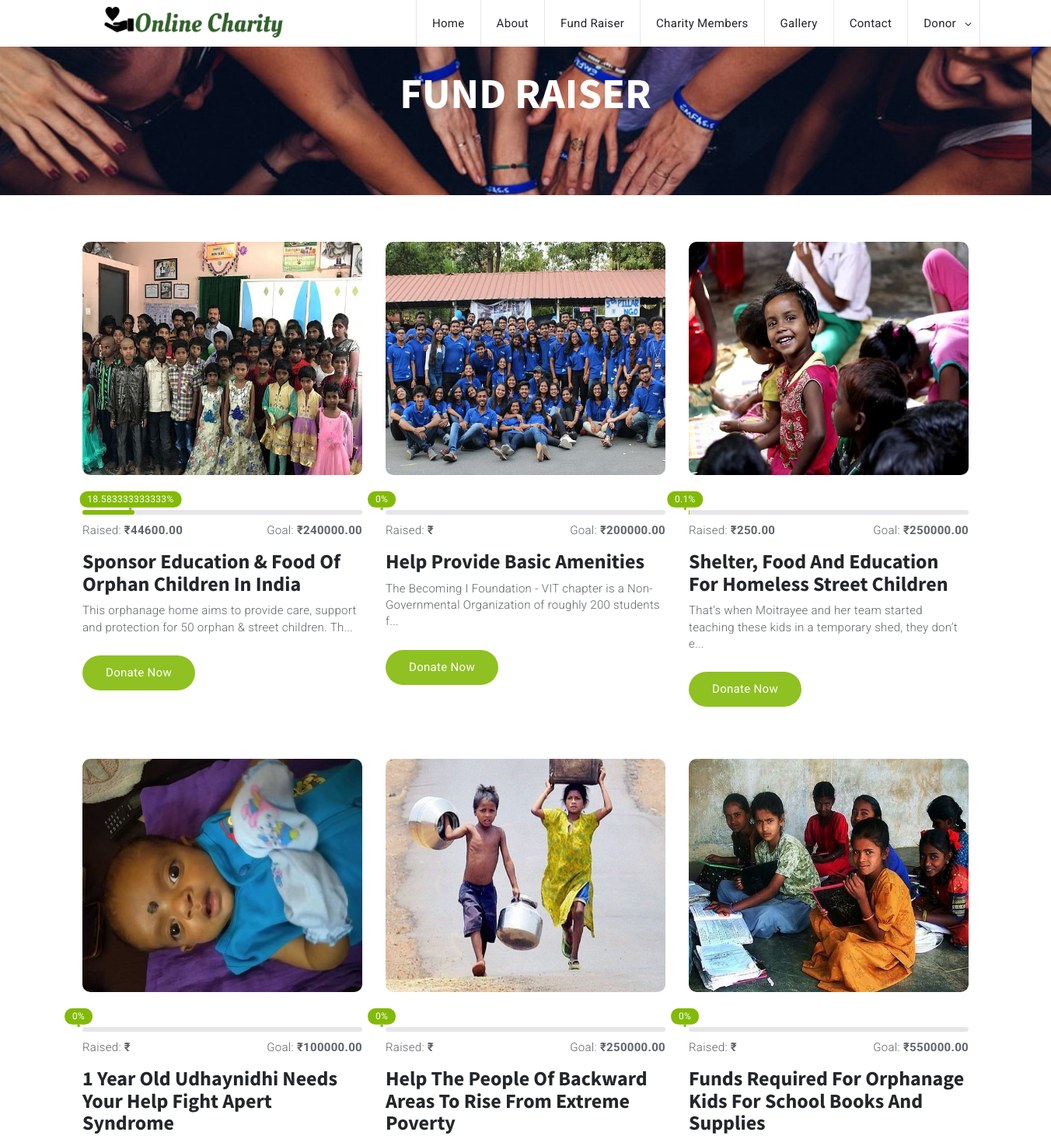
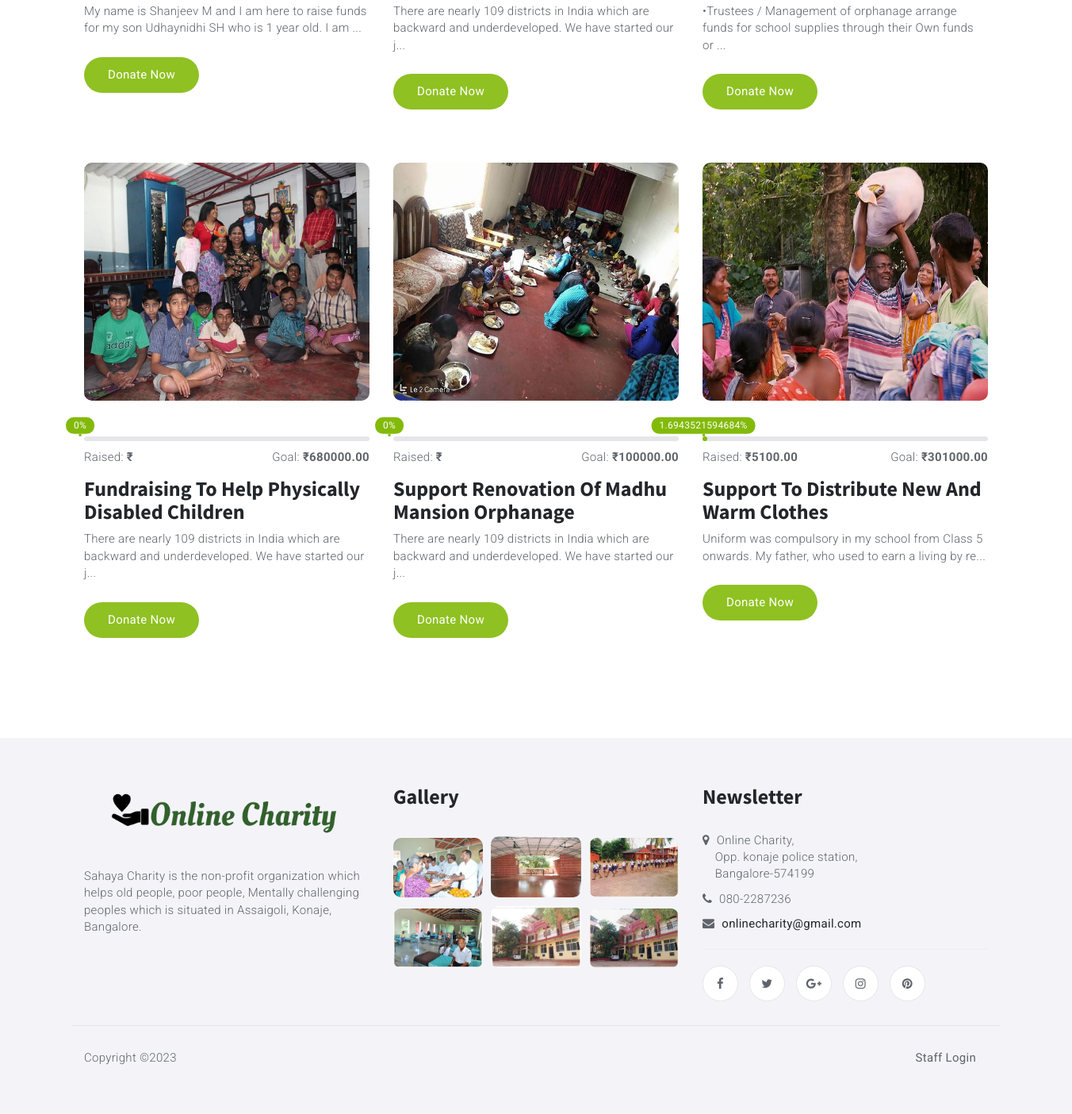
The app's page /fundraiser.php with its own data (2 pictures, top to bottom).
### tables this page shows
CREATE TABLE `fund_raiser` (
  `fund_raiser_id` int(10) NOT NULL,
  `title` varchar(100) NOT NULL,
  `banner_img` varchar(100) NOT NULL,
  `fund_raiser_description` text NOT NULL,
  `fund_amount` float(10,2) NOT NULL,
  `start_date` date NOT NULL,
  `end_date` date NOT NULL,
  `status` varchar(10) NOT NULL
);

CREATE TABLE `photo` (
  `photo_id` int(10) NOT NULL,
  `album_id` int(10) NOT NULL,
  `photo_title` varchar(50) NOT NULL,
  `photo` varchar(100) NOT NULL,
  `photo_description` text NOT NULL,
  `status` varchar(10) NOT NULL
);

### fundraiser.php (the view, shortened to what this page needs)
<?php
include("header.php");
?>
</header>
<div id="cta" class="section">
<div class="section-bg" style="background-image: url(img/charity/downloadfile.jpg);" data-stellar-background-ratio="0.5"></div>
<div class="container">
<div class="row">
<div class="col-md-offset-2 col-md-8">
<div class="cta-content text-center">
<h1>FUND RAISER</h1>
</div>
</div>
</div>
</div>
</div>
<div id="causes" class="section">
<div class="container">
<div class="row">
<?php
	$sql = "SELECT * FROM fund_raiser where status='Active'";
	$qsql = mysqli_query($con,$sql);
	while($rs = mysqli_fetch_array($qsql))
	{
$sqlfund_collection = "SELECT SUM(paid_amt) FROM fund_collection where fund_raiser_id='$rs[0]' AND status='Active'";
$qsqlfund_collection = mysqli_query($con,$sqlfund_collection);
$rsfund_collection = mysqli_fetch_array($qsqlfund_collection);
 $perc = ($rsfund_collection[0] * 100 / $rs['fund_amount'])
?>
<div class="col-md-4">
	<div class="causes">
		<div class="causes-img">
		<a href="funraiserdetailed.php?fund_raiser_id=<?php echo $rs[0]; ?>">
		<?php
		if($rs['banner_img'] == "")
		{
			echo "<img src='img/no-image-icon.png' style='height: 300px;'>";
		}
		else if(file_exists("imgfundraiser/".$rs['banner_img']))
		{
			echo "<img src='imgfundraiser/".$rs['banner_img']. "'  style='height: 300px;'>";
		}
		else
		{
			echo "<img src='img/no-image-icon.png' style='height: 300px;' >";
		}
		?>
		</a>
		</div>
		<div class="causes-progress">
		<div class="causes-progress-bar">
		<div style="width: <?php echo $perc; ?>%;">
		<span><?php echo $perc ?>%</span>
		</div>
		</div>
		<div>
		<span class="causes-raised">Raised: <strong>₹<?php echo $rsfund_collection[0]; ?></strong></span>
		<span class="causes-goal">Goal: <strong>₹<?php echo $rs['fund_amount']; ?></strong></span>
		</div>
		</div>
		<div class="causes-content">
		<h3><a href="funraiserdetailed.php?fund_raiser_id=<?php echo $rs[0]; ?>"><?php echo  $rs['title']; ?></a></h3>
		<p><?php echo  $string = substr($rs['fund_raiser_description'],0,100).'...'; ?></p>
		<a href="funraiserdetailed.php?fund_raiser_id=<?php echo $rs[0]; ?>" class="primary-button causes-donate">Donate Now</a>
		</div>
	</div>
</div>
<?php
	}
?>
</div>
</div>
</div>
<?php
include("footer.php");
?>

### footer.php (shortened to what this page needs)
<footer id="footer" class="section">
<div class="container">
<div class="row">
<div class="col-md-4">
<div class="footer">
<div class="footer-logo">
<a class="logo" href="#"><img src="img/logo.png" alt=""></a>
</div>
<p>Sahaya Charity is the non-profit organization which helps old people, poor people, Mentally challenging peoples which is situated in Assaigoli, Konaje, Bangalore.</p>
</div>
</div>
<div class="col-md-4">
<div class="footer">
<h3 class="footer-title">Gallery</h3>
<ul class="footer-galery">
<?php
	$sql = "SELECT * FROM photo LEFT JOIN album ON photo.album_id=album.album_id ORDER BY rand() LIMIT 6";
	$qsql = mysqli_query($con,$sql);
	while($rs = mysqli_fetch_array($qsql))
	{
?>
<li><a href="#"><img src="imgphoto/<?php echo $rs['photo']; ?>" alt=""></a></li>
<?php
	}
?>
</ul>
</div>
</div>
<div class="col-md-4">
<div class="footer">
<h3 class="footer-title">Newsletter</h3>
<p>
<ul class="footer-contact">
<li><i class="fa fa-map-marker"></i> Online Charity,<br> &nbsp;&nbsp;&nbsp; Opp. konaje police station,<br> &nbsp;&nbsp;&nbsp; Bangalore-574199</li>
<li><i class="fa fa-phone"></i> 080-2287236</li>
<li><i class="fa fa-envelope"></i> <a href="#"><span class="__cf_email__" data-cfemail="8fcce7eefde6fbf6cfeae2eee6e3a1ece0e2">onlinecharity@gmail.com</span></a></li>
</ul>
</p>
<hr>
<ul class="footer-social">
<li><a href="#"><i class="fa fa-facebook"></i></a></li>
<li><a href="#"><i class="fa fa-twitter"></i></a></li>
<li><a href="#"><i class="fa fa-google-plus"></i></a></li>
<li><a href="#"><i class="fa fa-instagram"></i></a></li>
<li><a href="#"><i class="fa fa-pinterest"></i></a></li>
</ul>
</div>
</div>
</div>
<div id="footer-bottom" class="row">
<div class="col-md-6 col-md-push-6">
<?php
if(!isset($_SESSION['staff_id']) && !isset($_SESSION['donor_id']) )
{
?>
	<ul class="footer-nav">
	<li><a href="" onclick="return false"  data-toggle="modal" data-target="#StaffLoginModal" >Staff Login</a></li>
	</ul>
<?php
}
?>
</div>
<div class="col-md-6 col-md-pull-6">
<div class="footer-copyright">
<span>
Copyright &copy;<script data-cfasync="false" src="scripts/5c5dd728/cloudflare-static/email-decode.min.js"></script><script type="7909e31ca7813c4694085191-text/javascript">document.write(new Date().getFullYear());</script>
</span>
</div>
</div>
</div>
</div>
</footer>
</body>
</html>

### css/style.css (style rules this page uses)
body { font-family:roboto,sans-serif;font-size:15px;font-weight:300;letter-spacing:.3px;color:#5f646b }
h1,h2,h3,h4,h5,h6 { font-family:source sans pro,sans-serif;margin-top:0;color:#23262a;font-weight:700;letter-spacing:0 }
h1 { font-size:43px }
h3 { font-size:26px }
a { color:#23262a;font-weight:400;-webkit-transition:.3s color;transition:.3s color }
ul,ol { margin:0;padding:0;list-style:none }
.primary-button { position:relative;display:inline-block;padding:0 30px;background:#83ba09;color:#fff;font-weight:400;height:45px;line-height:45px;border:none;border-radius:25px;overflow:hidden;opacity:.9;-webkit-transition:.6s all;transition:.6s all }
.primary-button:after { content:"";position:absolute;top:0;left:-50%;width:120%;height:100%;background:rgba(255,255,255,.5);-webkit-transform:scale3d(6,2,1) rotate(135deg) translate(0,-150%);transform:scale3d(6,2,1) rotate(135deg) translate(0,-150%);-webkit-transition:.6s all;transition:.6s all }
.section { position:relative;padding:60px 0 }
.section-bg { position:absolute;left:0;right:0;top:0;bottom:0;background-size:cover;background-position:50%;z-index:-1 }
#cta.section { padding:90px 0 }
.cta-content h1 { color:#fff;font-size:55px }
.causes { margin-bottom:60px }
.causes .causes-img { position:relative;border-radius:10px;overflow:hidden }
.causes .causes-img a:after { content:"";position:absolute;left:0;right:0;top:0;bottom:0;background-color:#83ba09;opacity:0;-webkit-transition:.3s opacity;transition:.3s opacity }
.causes .causes-img img { width:100% }
.causes .causes-progress { margin-top:45px }
.causes-progress .causes-progress-bar { position:relative;height:6px;background-color:#e6e6ea;border-radius:10px;margin-bottom:10px }
.causes-progress .causes-progress-bar>div { position:absolute;left:0;top:0;background-color:#83ba09;bottom:0;border-radius:10px }
.causes-progress .causes-progress-bar>div span { position:absolute;right:5px;top:-3px;-webkit-transform:translate(50%,-100%);-ms-transform:translate(50%,-100%);transform:translate(50%,-100%);padding:2px 10px;background:#83ba09;color:#fff;font-weight:400;border-radius:10px;font-size:12px }
.causes-progress .causes-progress-bar>div span:after { content:"";position:absolute;background-color:#83ba09;height:3px;bottom:0;-webkit-transform:translate(-50%,100%);-ms-transform:translate(-50%,100%);transform:translate(-50%,100%);width:3px;left:50% }
.causes-progress .causes-goal { float:right }
.causes .causes-content { margin-top:15px }
.causes .causes-content h3 { text-transform:capitalize }
.causes .causes-content h3>a { font-weight:700 }
.causes .causes-content .causes-donate { margin-top:15px }
#footer { background-color:#f4f4f8 }
.footer { margin-bottom:30px }
.footer .footer-title { margin-bottom:30px;text-transform:capitalize }
.footer-logo { margin-bottom:30px }
.footer-logo .logo { display:inline-block }
.footer-logo .logo img { max-height:80px }
.footer-contact { margin-top:30px }
.footer-contact li { margin-bottom:10px }
.footer-contact li i { margin-right:5px }
.footer-galery { margin:0 -5px }
.footer-galery li { display:inline-block;width:33.33%;margin-right:-4px;padding:5px }
.footer-galery li a { position:relative;display:block;border-radius:10px;overflow:hidden }
.footer-galery li a:after { content:"";position:absolute;left:0;right:0;top:0;bottom:0;background-color:#83ba09;opacity:0;-webkit-transition:.3s opacity;transition:.3s opacity }
.footer-galery li a>img { width:100% }
.footer-social li { display:inline-block;margin-right:10px }
.footer-social li a { display:block;width:45px;height:45px;line-height:45px;border-radius:50%;color:#5f646b;text-align:center;background-color:#fff;border:1px solid #e6e6ea;-webkit-transition:.3s border-color;transition:.3s border-color }
#footer-bottom { border-top:1px solid #e6e6ea;padding-top:30px }
#footer-bottom .footer-nav { text-align:right }
#footer-bottom .footer-nav li { display:inline-block;margin-right:15px }
#footer-bottom .footer-nav li a { color:#5f646b }

### records on screen
fund_raiser: banner_img (picture), perc "18.583333333333", rsfund_collection "44600.00", fund_amount "240000.00", title "Sponsor Education & Food Of Orphan Children In India", fund_raiser_description "This orphanage home aims to provide care, support and protection for 50 orphan & street children. Th..."
fund_raiser: banner_img (picture), perc "0", fund_amount "200000.00", title "Help Provide Basic Amenities", fund_raiser_description "The Becoming I Foundation - VIT chapter is a Non-Governmental Organization of roughly 200 students f..."
fund_raiser: banner_img (picture), perc "0.1", rsfund_collection "250.00", fund_amount "250000.00", title "Shelter, Food And Education For Homeless Street Children", fund_raiser_description "That’s when Moitrayee and her team started teaching these kids in a temporary shed, they don’t e..."
fund_raiser: banner_img (picture), perc "0", fund_amount "100000.00", title "1 Year Old Udhaynidhi Needs Your Help Fight Apert Syndrome", fund_raiser_description "My name is Shanjeev M and I am here to raise funds for my son Udhaynidhi SH who is 1 year old. I am ..."
fund_raiser: banner_img (picture), perc "0", fund_amount "250000.00", title "Help The People Of Backward Areas To Rise From Extreme Poverty", fund_raiser_description "There are nearly 109 districts in India which are backward and underdeveloped. We have started our j..."
fund_raiser: banner_img (picture), perc "0", fund_amount "550000.00", title "Funds Required For Orphanage Kids For School Books And Supplies", fund_raiser_description "•Trustees / Management of orphanage arrange funds for school supplies through their Own funds or ..."
fund_raiser: banner_img (picture), perc "0", fund_amount "680000.00", title "Fundraising To Help Physically Disabled Children", fund_raiser_description "There are nearly 109 districts in India which are backward and underdeveloped. We have started our j..."
fund_raiser: banner_img (picture), perc "0", fund_amount "100000.00", title "Support Renovation Of Madhu Mansion Orphanage", fund_raiser_description "There are nearly 109 districts in India which are backward and underdeveloped. We have started our j..."
fund_raiser: banner_img (picture), perc "1.6943521594684", rsfund_collection "5100.00", fund_amount "301000.00", title "Support To Distribute New And Warm Clothes", fund_raiser_description "Uniform was compulsory in my school from Class 5 onwards. My father, who used to earn a living by re..."
photo: photo (picture)
photo: photo (picture)
photo: photo (picture)
photo: photo (picture)
photo: photo (picture)
photo: photo (picture)
